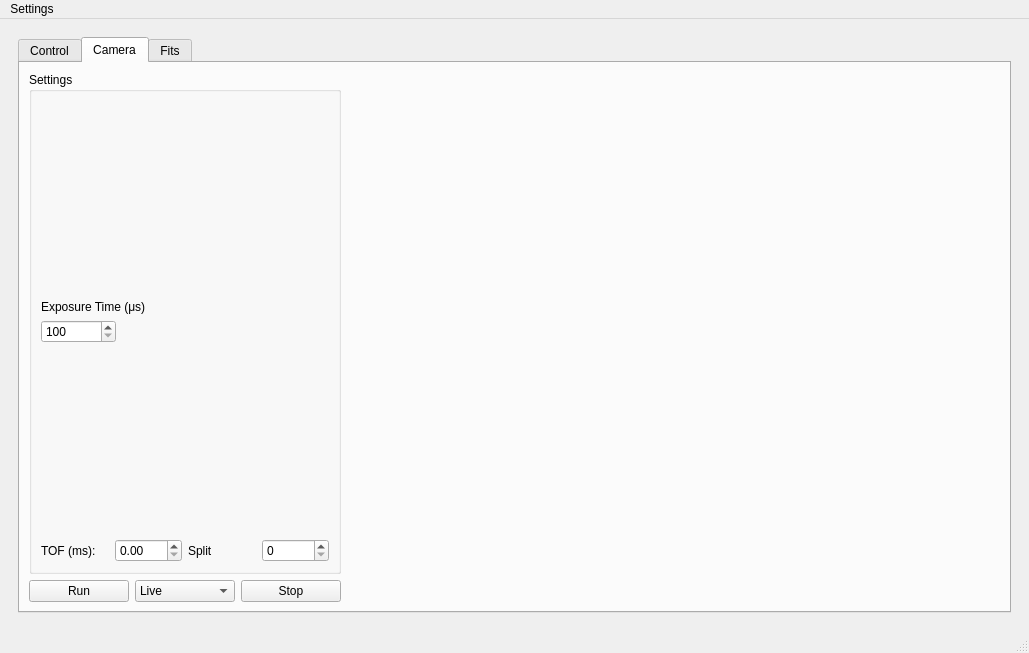
<?xml version="1.0" encoding="UTF-8"?>
<ui version="4.0">
 <class>MainWindow</class>
 <widget class="QMainWindow" name="MainWindow">
  <property name="geometry">
   <rect>
    <x>0</x>
    <y>0</y>
    <width>1029</width>
    <height>653</height>
   </rect>
  </property>
  <property name="windowTitle">
   <string>MainWindow</string>
  </property>
  <widget class="QWidget" name="centralwidget">
   <layout class="QHBoxLayout" name="horizontalLayout">
    <item>
     <widget class="QWidget" name="widget" native="true">
      <layout class="QHBoxLayout" name="horizontalLayout_3">
       <item>
        <widget class="QTabWidget" name="tabWidget">
         <property name="currentIndex">
          <number>1</number>
         </property>
         <widget class="QWidget" name="controlTab">
          <attribute name="title">
           <string>Control</string>
          </attribute>
         </widget>
         <widget class="QWidget" name="cameraTab">
          <attribute name="title">
           <string>Camera</string>
          </attribute>
          <layout class="QHBoxLayout" name="horizontalLayout_2">
           <item>
            <layout class="QVBoxLayout" name="settingsLayout">
             <item>
              <widget class="QGroupBox" name="camSettingsBox">
               <property name="title">
                <string>Settings</string>
               </property>
               <layout class="QVBoxLayout" name="verticalLayout_6">
                <item alignment="Qt::AlignBottom">
                 <widget class="QLabel" name="exposureLabel">
                  <property name="maximumSize">
                   <size>
                    <width>16777215</width>
                    <height>30</height>
                   </size>
                  </property>
                  <property name="text">
                   <string>Exposure Time (μs)</string>
                  </property>
                 </widget>
                </item>
                <item alignment="Qt::AlignTop">
                 <widget class="QSpinBox" name="exposureBox">
                  <property name="maximumSize">
                   <size>
                    <width>75</width>
                    <height>16777215</height>
                   </size>
                  </property>
                  <property name="minimum">
                   <number>100</number>
                  </property>
                  <property name="maximum">
                   <number>30000002</number>
                  </property>
                 </widget>
                </item>
                <item>
                 <layout class="QHBoxLayout" name="horizontalLayout_6">
                  <item>
                   <widget class="QLabel" name="tofLabel">
                    <property name="text">
                     <string>TOF (ms):</string>
                    </property>
                   </widget>
                  </item>
                  <item>
                   <widget class="QDoubleSpinBox" name="tofBox">
                    <property name="maximumSize">
                     <size>
                      <width>75</width>
                      <height>16777215</height>
                     </size>
                    </property>
                   </widget>
                  </item>
                  <item>
                   <widget class="QLabel" name="tofSplitLabel">
                    <property name="text">
                     <string>Split</string>
                    </property>
                   </widget>
                  </item>
                  <item>
                   <widget class="QSpinBox" name="tofSplitBox">
                    <property name="maximumSize">
                     <size>
                      <width>75</width>
                      <height>16777215</height>
                     </size>
                    </property>
                   </widget>
                  </item>
                 </layout>
                </item>
               </layout>
              </widget>
             </item>
             <item>
              <layout class="QHBoxLayout" name="camRunLayout">
               <item>
                <widget class="QPushButton" name="camRunButton">
                 <property name="maximumSize">
                  <size>
                   <width>100</width>
                   <height>16777215</height>
                  </size>
                 </property>
                 <property name="text">
                  <string>Run</string>
                 </property>
                </widget>
               </item>
               <item>
                <widget class="QComboBox" name="camModeButton">
                 <property name="maximumSize">
                  <size>
                   <width>100</width>
                   <height>16777215</height>
                  </size>
                 </property>
                 <item>
                  <property name="text">
                   <string>Live</string>
                  </property>
                 </item>
                 <item>
                  <property name="text">
                   <string>Capture</string>
                  </property>
                 </item>
                </widget>
               </item>
               <item>
                <widget class="QPushButton" name="camStopButton">
                 <property name="maximumSize">
                  <size>
                   <width>100</width>
                   <height>16777215</height>
                  </size>
                 </property>
                 <property name="text">
                  <string>Stop</string>
                 </property>
                </widget>
               </item>
              </layout>
             </item>
            </layout>
           </item>
           <item>
            <widget class="MplCanvasCam" name="camWidget" native="true"/>
           </item>
          </layout>
         </widget>
         <widget class="QWidget" name="fitTab">
          <attribute name="title">
           <string>Fits</string>
          </attribute>
          <layout class="QHBoxLayout" name="horizontalLayout_4">
           <item>
            <layout class="QVBoxLayout" name="verticalLayout">
             <item>
              <widget class="QLabel" name="fitLabel">
               <property name="text">
                <string>Fit Results</string>
               </property>
              </widget>
             </item>
             <item>
              <widget class="QTextEdit" name="fitText">
               <property name="minimumSize">
                <size>
                 <width>250</width>
                 <height>0</height>
                </size>
               </property>
               <property name="readOnly">
                <bool>true</bool>
               </property>
              </widget>
             </item>
            </layout>
           </item>
           <item>
            <layout class="QVBoxLayout" name="analysisLayout">
             <item>
              <widget class="MplCanvasAnalysis" name="analysisWidget" native="true"/>
             </item>
            </layout>
           </item>
          </layout>
         </widget>
        </widget>
       </item>
      </layout>
     </widget>
    </item>
   </layout>
  </widget>
  <widget class="QStatusBar" name="statusbar"/>
  <widget class="QMenuBar" name="menuBar">
   <property name="geometry">
    <rect>
     <x>0</x>
     <y>0</y>
     <width>1029</width>
     <height>24</height>
    </rect>
   </property>
   <widget class="QMenu" name="menuSettings">
    <property name="title">
     <string>Settings</string>
    </property>
    <addaction name="actionCamera"/>
   </widget>
   <addaction name="menuSettings"/>
  </widget>
  <action name="actionCamera">
   <property name="text">
    <string>Camera</string>
   </property>
  </action>
  <action name="actionAbout">
   <property name="text">
    <string>About</string>
   </property>
  </action>
 </widget>
 <customwidgets>
  <customwidget>
   <class>MplCanvasCam</class>
   <extends>QWidget</extends>
   <header>app</header>
   <container>1</container>
  </customwidget>
  <customwidget>
   <class>MplCanvasAnalysis</class>
   <extends>QWidget</extends>
   <header>app</header>
   <container>1</container>
  </customwidget>
 </customwidgets>
 <resources/>
 <connections/>
</ui>
